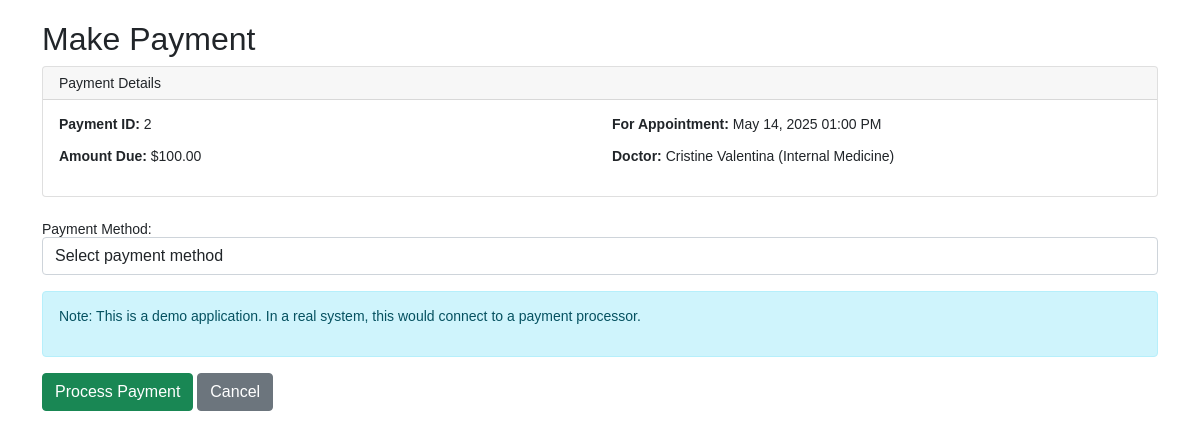
The app's page /make_payment.php?id=2 (signed in) with its own data.
### tables this page shows
CREATE TABLE `payments` (
  `payment_id` int(11) NOT NULL,
  `appointment_id` int(11) NOT NULL,
  `amount` decimal(10,2) NOT NULL,
  `payment_date` date NOT NULL,
  `payment_method` enum('Cash','Credit Card','Insurance','Bank Transfer') NOT NULL,
  `status` enum('Pending','Completed','Cancelled') DEFAULT 'Pending'
);

CREATE TABLE `appointments` (
  `appointment_id` int(11) NOT NULL,
  `patient_id` int(11) NOT NULL,
  `doctor_id` int(11) NOT NULL,
  `appointment_datetime` datetime NOT NULL,
  `status` enum('Scheduled','Completed','Cancelled') DEFAULT 'Scheduled',
  `notes` text DEFAULT NULL,
  `created_at` timestamp NOT NULL DEFAULT current_timestamp()
);

CREATE TABLE `doctors` (
  `doctor_id` int(11) NOT NULL,
  `name` varchar(100) NOT NULL,
  `specialty_id` int(11) NOT NULL,
  `room_number` varchar(20) NOT NULL,
  `phone` varchar(20) NOT NULL,
  `email` varchar(100) NOT NULL,
  `username` varchar(50) NOT NULL,
  `password` varchar(255) NOT NULL,
  `created_at` timestamp NOT NULL DEFAULT current_timestamp()
);

CREATE TABLE `specialties` (
  `specialty_id` int(11) NOT NULL,
  `name` varchar(100) NOT NULL
);

### make_payment.php (the view, shortened to what this page needs)
<?php
require_once "config.php";
$payment_id = $_GET["id"];
$sql = "SELECT p.*, a.appointment_id, a.appointment_datetime,
               d.name as doctor_name, s.name as specialty
        FROM payments p
        JOIN appointments a ON p.appointment_id = a.appointment_id
        JOIN doctors d ON a.doctor_id = d.doctor_id
        JOIN specialties s ON d.specialty_id = s.specialty_id
        WHERE p.payment_id = ? AND a.patient_id = ? AND p.status = 'Pending'";
if($stmt = mysqli_prepare($conn, $sql)){
    mysqli_stmt_bind_param($stmt, "ii", $param_payment_id, $param_patient_id);
    if(mysqli_stmt_execute($stmt)){
        $result = mysqli_stmt_get_result($stmt);
        if(mysqli_num_rows($result) == 1){
            $payment = mysqli_fetch_array($result);
        } else {
            $_SESSION["message"] = "Invalid payment or it has already been processed.";
            $_SESSION["message_type"] = "danger";
            header("location: payments.php");
            exit;
        }
    } else {
        echo "Oops! Something went wrong. Please try again later.";
        exit;
    }
}
?>
<!DOCTYPE html>
<html lang="en">
<head>
    <link rel="stylesheet" href="https://cdnjs.cloudflare.com/ajax/libs/bootstrap/5.1.3/css/bootstrap.min.css">
</head>
<body>
    <div class="container">
        <h2>Make Payment</h2>
        <div class="card mb-4">
            <div class="card-header">
                Payment Details
            </div>
            <div class="card-body">
                <div class="row">
                    <div class="col-md-6">
                        <p><strong>Payment ID:</strong> <?php echo $payment['payment_id']; ?></p>
                        <p><strong>Amount Due:</strong> $<?php echo number_format($payment['amount'], 2); ?></p>
                    </div>
                    <div class="col-md-6">
                        <p><strong>For Appointment:</strong> <?php echo date('M d, Y h:i A', strtotime($payment['appointment_datetime'])); ?></p>
                        <p><strong>Doctor:</strong> <?php echo $payment['doctor_name']; ?> (<?php echo $payment['specialty']; ?>)</p>
                    </div>
                </div>
            </div>
        </div>
        <form action="<?php echo htmlspecialchars($_SERVER["PHP_SELF"]) . "?id=" . $payment_id; ?>" method="post">
            <div class="form-group mb-3">
                <label for="payment_method">Payment Method:</label>
                <select class="form-control <?php echo (!empty($payment_method_err)) ? 'is-invalid' : ''; ?>" id="payment_method" name="payment_method">
                    <option value="">Select payment method</option>
                </select>
            </div>
            <div class="alert alert-info">
                <p>Note: This is a demo application. In a real system, this would connect to a payment processor.</p>
            </div>
            <div class="form-group">
                <input type="submit" class="btn btn-success" value="Process Payment">
                <a href="payments.php" class="btn btn-secondary">Cancel</a>
            </div>
        </form>
    </div>
</body>
</html>

### make_payment.php (style rules this page uses)
body { font: 14px sans-serif; padding: 20px; }

### records on screen
payments: payment_id "2", amount "100.00", appointment.appointment_datetime "May 14, 2025 01:00 PM", doctors.name "Cristine Valentina", specialties.name "Internal Medicine"
